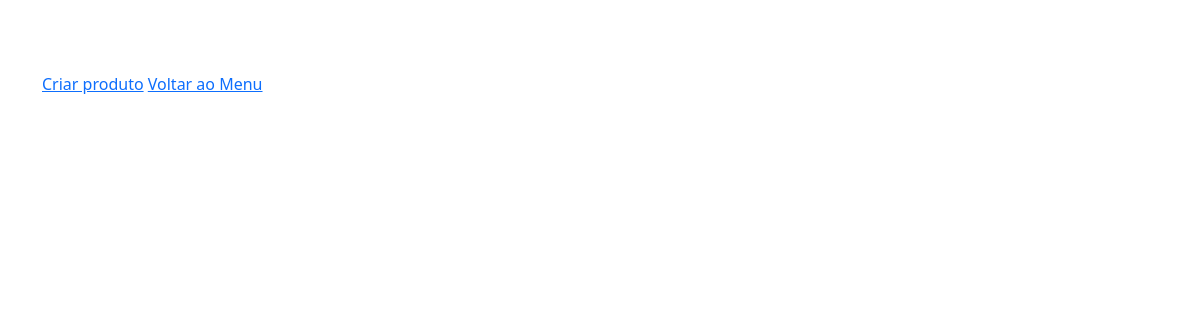
The app's page /produtos/, older data.
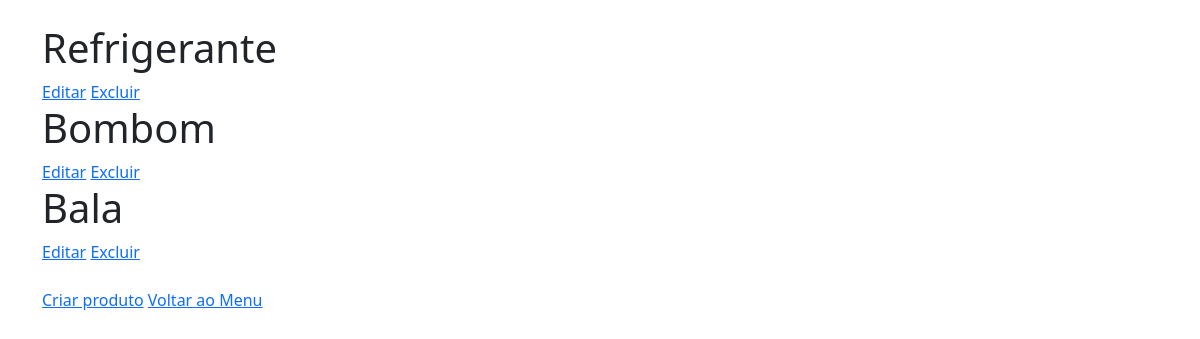
The same page, newer data.
### produtos/models.py (models this page shows, shortened)
class Produto(models.Model):
    nome = models.CharField(max_length=30)
    preco_padrao = models.DecimalField(max_digits=10, decimal_places=2)

### produtos/views.py (the view)
# urls.py: path('', views.listar_produtos, name='listar_produtos'),
def listar_produtos(request):
    produtos = Produto.objects.all()
    return render(request, 'produtos/listar.html', {'produtos': produtos})

### produtos/templates/produtos/listar.html
{% extends 'base.html' %}
{% block content %}
    {% for produto in produtos %}
        <h1> {{produto.nome}} </h1> <a href="{% url 'editar_produto' produto.id %}">Editar</a>   <a href="{% url 'excluir_produto' produto.id %}">Excluir</a>
    {% endfor %}
    <br><br>
    <a href="{% url 'criar_produto'%}">Criar produto</a>  <a href="{% url 'home'%}">Voltar ao Menu</a>
{% endblock %}

Row changes from the older to the newer data that the page shows:
added Produto: nome "Refrigerante"
added Produto: nome "Bombom"
added Produto: nome "Bala"
